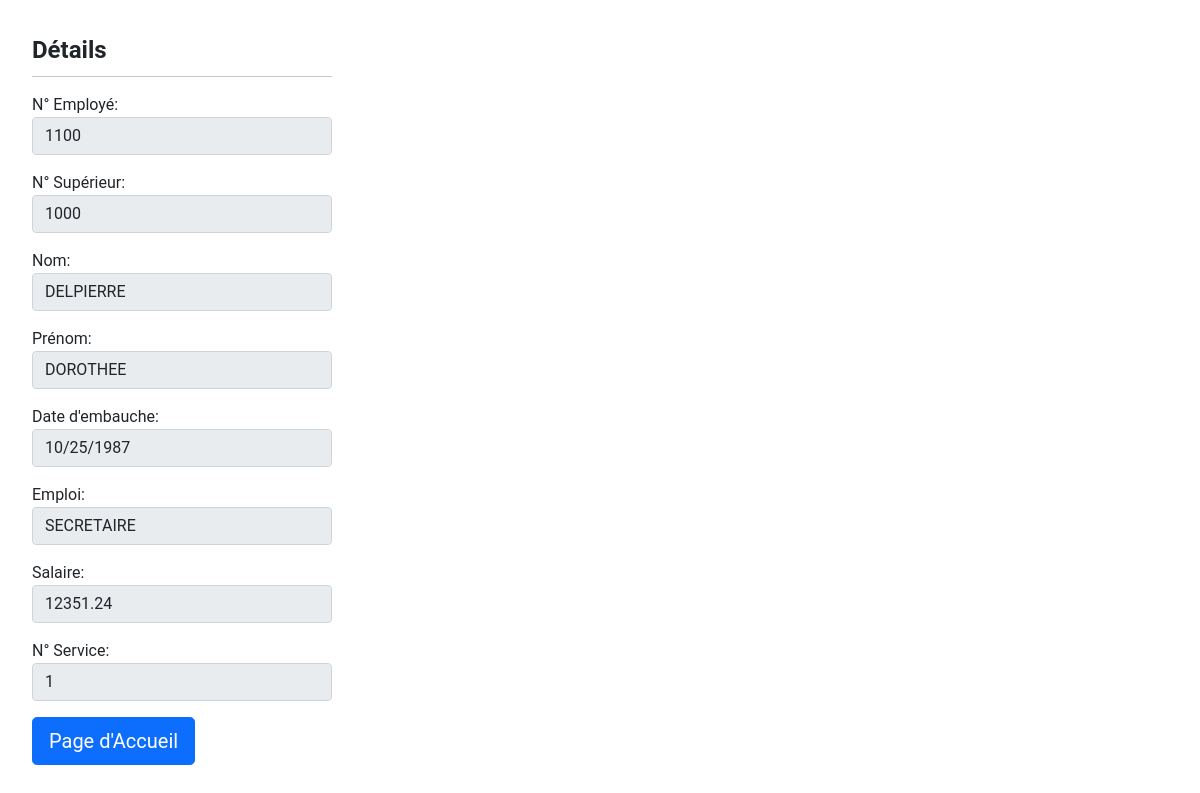
The app's page /PHP/emp_serv_details.php?noemp=1100 with its own data.
### tables this page shows
CREATE TABLE employes
(
    noemp int(4) primary key NOT NULL,
    nom varchar(20),
    prenom varchar(20),
    emploi varchar(20),
    sup int(4),
    embauche date,
    sal decimal(9,2),
    comm decimal(9,2),
    noserv int(2) NOT NULL
);

### PHP/emp_serv_details.php (the view, shortened to what this page needs)
<!DOCTYPE html>
<html lang="en">
<head>
    <link href="https://cdn.jsdelivr.net/npm/bootstrap@5.0.0-beta2/dist/css/bootstrap.min.css" rel="stylesheet">
    <link rel="stylesheet" href="emp_serv.css">
</head>
<body>
    <?php
    if (isset($_GET['noemp'])) {
        $bdd = mysqli_init();
        mysqli_real_connect($bdd, "127.0.0.1", "root", "", "emp_serv");
        $result = mysqli_query($bdd, "select noemp, nom, prenom, emploi, sup, noserv, embauche, sal, comm from employes");
        $donnees = mysqli_fetch_all($result);
        $i = 0;
        while ($i < count($donnees)) {
            if ($_GET['noemp'] == $donnees[$i][0]) {
                $preselec_noemp = $donnees[$i][0];
                $preselec_nom = $donnees[$i][1];
                $preselec_prenom = $donnees[$i][2];
                $preselec_emploi = $donnees[$i][3];
                $preselec_sup = $donnees[$i][4];
                $preselec_noserv = $donnees[$i][5];
                $preselec_embauche = $donnees[$i][6];
                $preselec_sal = $donnees[$i][7];
            }
            $i++;
        }
        echo "<div class='container-fluid'>
                 <div class='row'>
                     <div class='col-lg-12'>
                         <div class='style_formulaire'>
                             <legend>Détails</legend>
                             <hr>
                             <label for='noemp'>N° Employé:</label>
                             <br>
                             <input id='noemp' type='number' class='form-control' name='noemp' value=$preselec_noemp disabled>";
                             if ($preselec_sup != null) {
                                 echo "<label for='supEmp'>N° Supérieur:</label>
                                 <br>
                                 <input id='supEmp' type='number' class='form-control' name='sup' value=$preselec_sup disabled>";
                             }
                             echo "<label for='nomPersonne'>Nom:</label>
                             <br>
                             <input id='nomPersonne' type='text' class='form-control' name='nom' value=$preselec_nom disabled>
                             <label for='prenomPersonne'>Prénom:</label>
                             <br>
                             <input id='prenomPersonne' type='text' class='form-control' name='prenom' value=$preselec_prenom disabled>
                             <label for='embauche'>Date d'embauche:</label>
                             <br>
                             <input id='embauche' type='date' class='form-control' name='embauche' value=$preselec_embauche disabled>
                             <label for='emploiPersonne'>Emploi:</label>
                             <br>
                             <input id='emploiPersonne' type='text' class='form-control' name='emploi' value=$preselec_emploi disabled>
                             <label for='salaire'>Salaire:</label>
                             <br>
                             <input id='salaire' type='number' class='form-control' name='sal' value=$preselec_sal disabled>";
                             echo "<label for='noServ'>N° Service:</label>
                             <br>
                             <input id='noServ' type='number' class='form-control' name='noserv' value=$preselec_noserv disabled>
                             <a href='emp_serv.php'><button class='btn btn-primary btn-lg'>Page d'Accueil</button></a>
                         </div>
                     </div>
                 </div>
             </div>";
    }
    ?>
</body>
</html>

### PHP/emp_serv.css (style rules this page uses)
body { font-family: Roboto; }
.style_formulaire { margin: 2em; width: 300px; }
input { margin-bottom: 1em; }
.form-control { background-color: rgb(219, 219, 219); }
.col-lg-12 { padding: 0; }
legend { font-weight: bold; }

### records on screen
employes: noemp "1100", sup "1000", nom "DELPIERRE", prenom "DOROTHEE", embauche "10/25/1987", emploi "SECRETAIRE", sal "12351.24", noserv "1"
